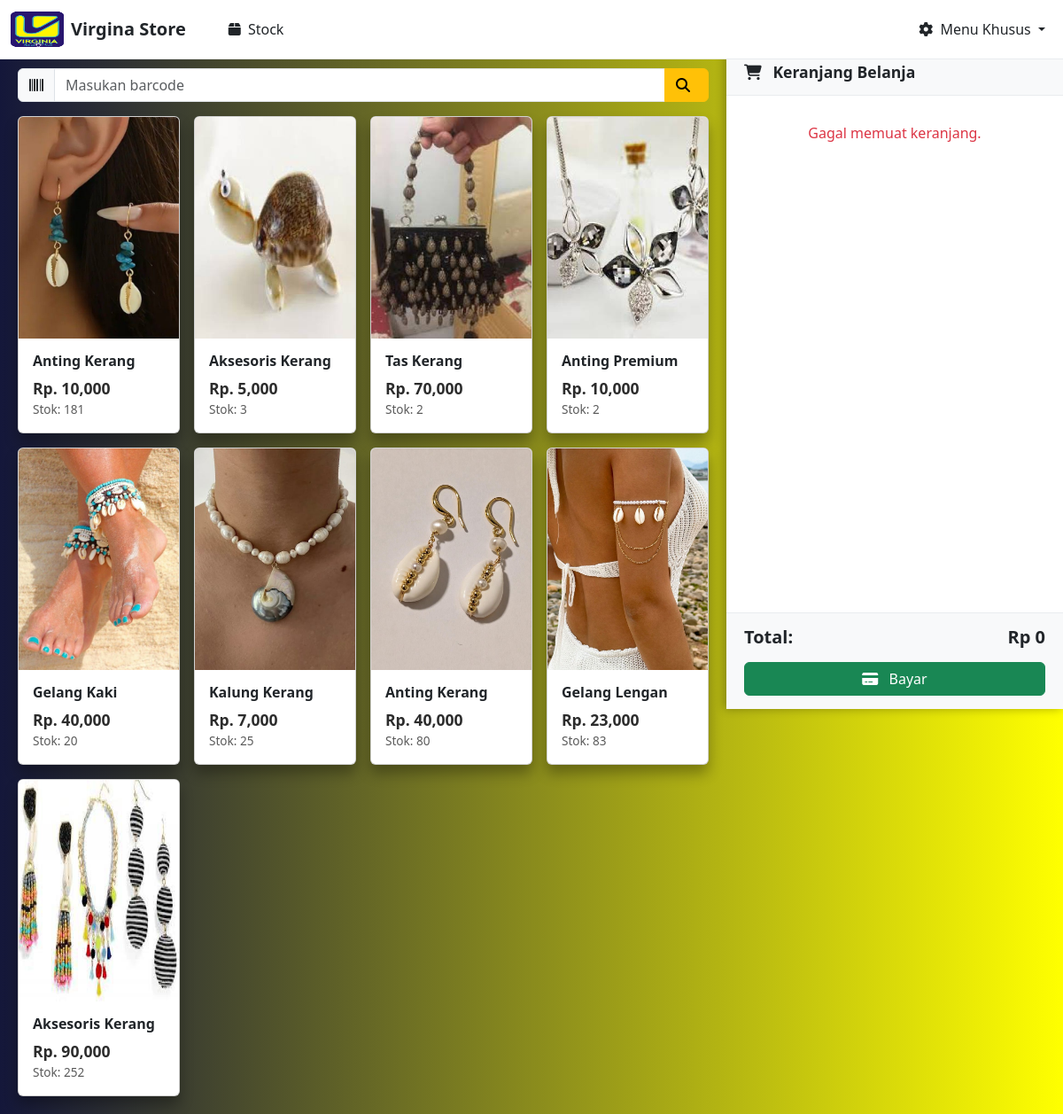
The app's page / (signed in), older data.
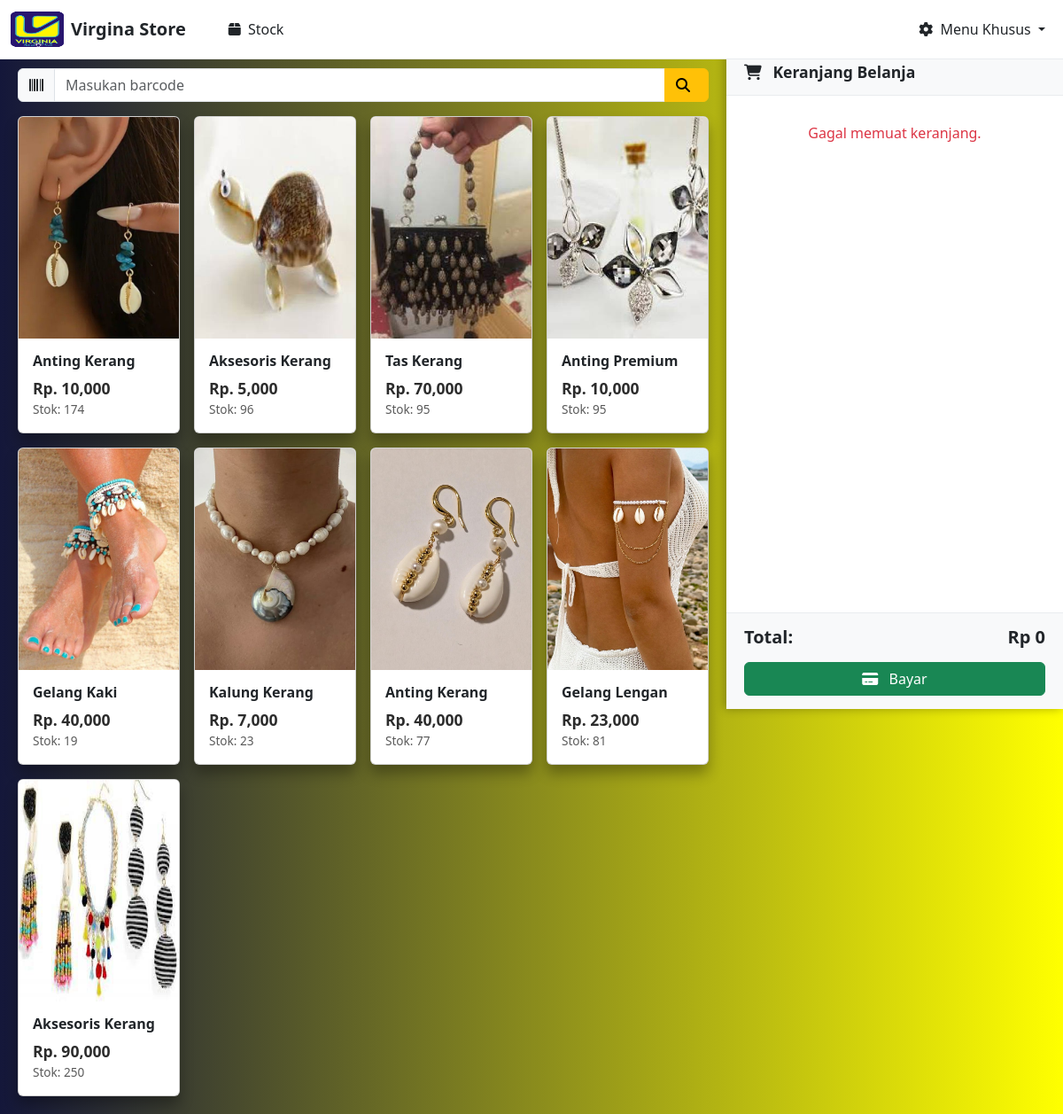
The same page, newer data.
### kasir/models.py (models this page shows, shortened)
class Produk(models.Model):
    nama_barang = models.CharField(max_length=100)
    barcode = models.CharField(max_length=50, unique=True)
    harga_barang = models.DecimalField(max_digits=12, decimal_places=2)
    stok = models.PositiveIntegerField()
    gambar = models.ImageField(upload_to='gambar_produk/', blank=True, null=True)

### kasir/views.py (the view, shortened to what this page needs)
# urls.py: path('', views.halaman_kasir, name='halaman_kasir'),
def halaman_kasir(request):
    produk = Produk.objects.all()
    transaksi_id = request.session.get('current_transaksi_id')
    return render(request, 'home.html', {'produk': produk})

### kasir/templates/home.html (shortened to what this page needs)
{% extends "base.html" %}
{% load static %}
{% load humanize %}
{% block content %}
<div class="main-container">
  <div class="content-area">
        <div class="input-group mb-3">
          <span class="input-group-text"><i class="fas fa-barcode"></i></span>
          <input type="text" id="barcodeInput" class="form-control" placeholder="Masukan barcode" onkeypress="if(event.key === 'Enter'){cariProdukByBarcode()}">
          <button class="btn btn-warning" onclick="cariProdukByBarcode()">
            <i class="fas fa-search me-2"></i>
          </button>
        </div>
    <div id="cardMode">
      <div class="row g-3">
        {% for item in produk %}
        <div class="col-6 col-md-4 col-lg-3">
          <div class="card product-card" onclick="bukaDetail('{{ item.id }}', '{{ item.nama_barang }}', '{{ item.harga_barang }}', '{{ item.stok }}', '{{ item.gambar.url }}')">
            <img src="{{ item.gambar.url }}" class="card-img-top" style="height:250px; object-fit:cover;" alt="{{ item.nama_barang }}">
            <div class="card-body">
              <h6 class="card-title">{{ item.nama_barang }}</h6>
              <div>
                <p class="price" id="hitam">Rp. {{ item.harga_barang|floatformat:0|intcomma }}</p>
                <p class="stock">Stok: <span id="stok-{{ item.id }}">{{ item.stok }}</span></p>
              </div>
            </div>
          </div>
        </div>
        {% endfor %}
      </div>
    </div>
  </div>
  <div class="cart-sidebar">
    <div class="cart-header">
      <h5><i class="fas fa-shopping-cart me-2"></i> Keranjang Belanja</h5>
    </div>
    <div class="cart-items" id="cartItems" style="margin-top: 20px;">
    </div>
    <div class="cart-footer">
      <div class="cart-total d-flex justify-content-between align-items-center">
        <h5>Total:</h5>
        <h5 id="totalBayar">Rp 0</h5>
      </div>
      <div class="cart-action mt-3">
        <a href="{% url 'halaman_bayar' %}" class="btn btn-success w-100"><i class="fas fa-credit-card me-2"></i> Bayar</a>
      </div>
    </div>
  </div>
</div>
{% endblock %}

### templates/base.html (shortened to what this page needs)
{% load static %}
<!DOCTYPE html>
<html lang="en">
<head>
    <link href="https://cdn.jsdelivr.net/npm/bootstrap@5.3.8/dist/css/bootstrap.min.css" rel="stylesheet">
    <link rel="stylesheet" href="https://cdnjs.cloudflare.com/ajax/libs/font-awesome/6.5.1/css/all.min.css">
</head>
<body>
    <nav class="navbar navbar-expand-lg navbar-custom sticky-top">
        <div class="container-fluid">
            <a class="navbar-brand d-flex align-items-center" href="{% url 'halaman_kasir' %}">
                <img src="{% static 'image/logo.png' %}" alt="logo" height="40" width="60" class="me-2">
                <strong>Virgina Store</strong>
            </a>
            <div class="collapse navbar-collapse" id="navbarNavDropdown">
                <ul class="navbar-nav mx-4">
                    <li class="nav-item">
                        <a class="nav-link active" aria-current="page" href="{% url 'halaman_kasir' %}">
                            <i class="fas fa-box me-1"></i> Stock
                        </a>
                    </li>
                </ul>
                <ul class="navbar-nav ms-auto">
                    <li class="nav-item dropdown">
                        <a
                            class="nav-link dropdown-toggle"
                            href="#"
                            role="button"
                            data-bs-toggle="dropdown"
                            aria-expanded="false"
                        >
                            <i class="fas fa-cog me-1"></i> Menu Khusus
                        </a>
                    </li>
                </ul>
            </div>
        </div>
    </nav>
    <div class="content-wrapper">
        {% block content %} {% endblock %}
    </div>
</body>
</html>

### templates/base.html (style rules this page uses)
body { background: linear-gradient(to left, yellow, #14173a); }
.navbar-custom { background-color: #ffffff !important; border-bottom: 1px solid #e9ecef; }
.navbar-custom .navbar-brand, .navbar-custom .nav-link { color: #212529 !important; }

### kasir/templates/home.html (style rules this page uses)
#hitam { color: rgb(44, 44, 44); }
.content-area { padding: 10px 400px 20px 20px; }
.product-card { background-color: #ffffff; color: #212529; box-shadow: 0 10px 15px rgba(0, 0, 0, 0.3); transition: transform 0.2s ease, box-shadow 0.2s ease, border-color 0.2s ease; cursor: pointer; height: 100%; display: flex; flex-direction: column; }
.product-card .card-img-top { border-top-left-radius: calc(0.375rem - 1px); border-top-right-radius: calc(0.375rem - 1px); }
.product-card .card-body { flex-grow: 1; display: flex; flex-direction: column; justify-content: space-between; }
.product-card .card-title { font-size: 1rem; font-weight: 600; color: #212529; margin-bottom: 0.5rem; }
.product-card .price { font-weight: 700; font-size: 1.1rem; color: #007bff; margin: 0; }
.product-card .stock { font-size: 0.85rem; color: #5a5a5a; margin: 0; }
.cart-sidebar { position: fixed; right: 0; top: 56px; height: calc(100vh - 56px); width: 380px; background-color: #ffffff; color: #212529; display: flex; flex-direction: column; flex-shrink: 0; box-shadow: -2px 0 10px rgba(0, 0, 0, 0.3); transition: transform 0.3s ease; z-index: 1000; }
.cart-header { padding: 15px 20px; background-color: #f8f9fa; border-bottom: 1px solid #e9ecef; flex-shrink: 0; }
.cart-header h5 { margin: 0; font-weight: 600; font-size: 1.1rem; }
.cart-items { flex-grow: 1; overflow-y: auto; padding: 10px; }
.cart-footer { padding: 15px 20px; background-color: #f8f9fa; border-top: 1px solid #e9ecef; flex-shrink: 0; }
.cart-total h5 { margin: 0; font-weight: 600; }

Row changes from the older to the newer data that the page shows:
changed Produk (number 1 of 9 on the later page): stok "181" → "174"
changed Produk (number 2 of 9 on the later page): stok "3" → "96"
changed Produk "Tas Kerang": stok "2" → "95"
changed Produk "Anting Premium": stok "2" → "95"
changed Produk "Gelang Kaki": stok "20" → "19"
changed Produk "Kalung Kerang": stok "25" → "23"
changed Produk (number 7 of 9 on the later page): stok "80" → "77"
changed Produk "Gelang Lengan": stok "83" → "81"
changed Produk (number 9 of 9 on the later page): stok "252" → "250"
